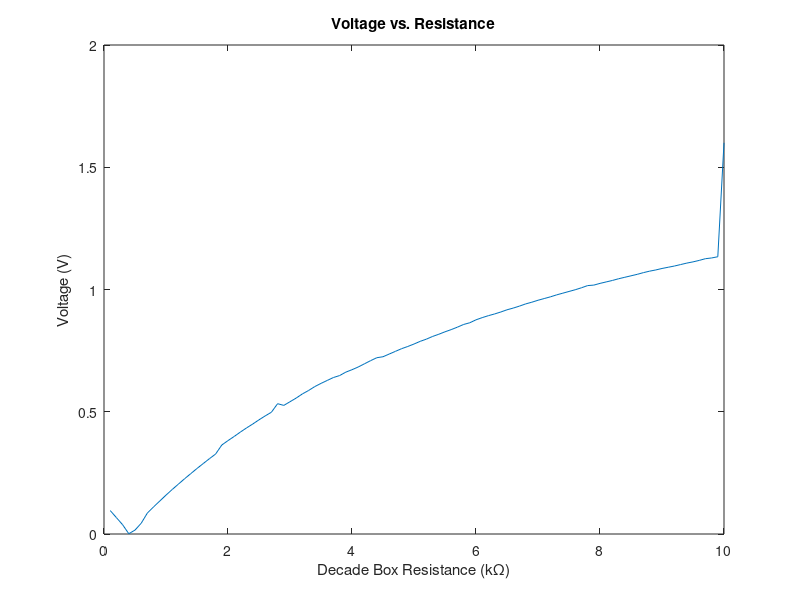

Reproduce this figure in MATLAB.
%These are voltage values across two legs of a wheatstone bridge, based off
%variable resistances (decade box)
Box = [10.0:-0.1:0.1];
Voltage = [1.6 1.134 1.129 1.126 1.119 1.113 1.108 1.102 1.096 1.091 1.086 1.08 1.075 1.069 1.062 1.056 1.05 1.044 1.037 1.031 1.025 1.018 1.016 1.007 0.999 0.992 0.985 0.978 0.97 0.963 0.956 0.948 0.941 0.932 0.924 0.917 0.908 0.9 0.893 0.885 0.876 0.864 0.857 0.846 0.836 0.827 0.817 0.808 0.797 0.788 0.777 0.767 0.758 0.747 0.736 0.725 0.721 0.709 0.696 0.683 0.672 0.662 0.648 0.64 0.628 0.616 0.603 0.587 0.573 0.556 0.541 0.526 0.533 0.498 0.483 0.467 0.45 0.434 0.417 0.399 0.382 0.364 0.327 0.308 0.288 0.268 0.247 0.226 0.204 0.182 0.159 0.135 0.111 0.086 0.044 0.016 0.0011 0.038 0.067 0.096];
plot (Box, Voltage)
title('Voltage vs. Resistance')
xlabel('Decade Box Resistance (k\Omega)') % x-axis label
ylabel('Voltage (V)')